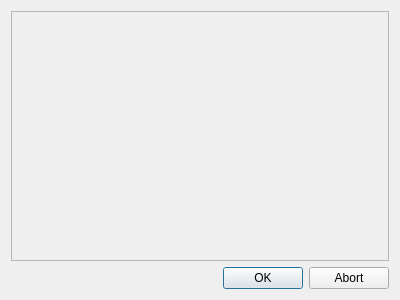
<?xml version="1.0" encoding="UTF-8"?>
<ui version="4.0">
 <class>LastWarningDialog</class>
 <widget class="QDialog" name="LastWarningDialog">
  <property name="geometry">
   <rect>
    <x>0</x>
    <y>0</y>
    <width>400</width>
    <height>300</height>
   </rect>
  </property>
  <property name="windowTitle">
   <string>Warning</string>
  </property>
  <layout class="QVBoxLayout" name="verticalLayout">
   <item>
    <widget class="QFrame" name="frame">
     <property name="styleSheet">
      <string notr="true">border-image: url(:/newPrefix/warning_robot.jpg);</string>
     </property>
     <property name="frameShape">
      <enum>QFrame::StyledPanel</enum>
     </property>
     <property name="frameShadow">
      <enum>QFrame::Raised</enum>
     </property>
    </widget>
   </item>
   <item>
    <widget class="QDialogButtonBox" name="buttonBox">
     <property name="orientation">
      <enum>Qt::Horizontal</enum>
     </property>
     <property name="standardButtons">
      <set>QDialogButtonBox::Abort|QDialogButtonBox::Ok</set>
     </property>
    </widget>
   </item>
  </layout>
 </widget>
 <resources>
  <include location="menu_pics/qt_res.qrc"/>
 </resources>
 <connections>
  <connection>
   <sender>buttonBox</sender>
   <signal>accepted()</signal>
   <receiver>LastWarningDialog</receiver>
   <slot>accept()</slot>
   <hints>
    <hint type="sourcelabel">
     <x>248</x>
     <y>254</y>
    </hint>
    <hint type="destinationlabel">
     <x>157</x>
     <y>274</y>
    </hint>
   </hints>
  </connection>
  <connection>
   <sender>buttonBox</sender>
   <signal>rejected()</signal>
   <receiver>LastWarningDialog</receiver>
   <slot>reject()</slot>
   <hints>
    <hint type="sourcelabel">
     <x>316</x>
     <y>260</y>
    </hint>
    <hint type="destinationlabel">
     <x>286</x>
     <y>274</y>
    </hint>
   </hints>
  </connection>
 </connections>
</ui>
